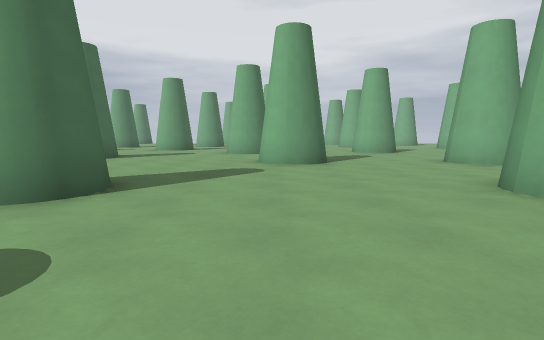
View 1 (above)

24 first-person views from a walk through a Godot game level. The camera is 1.2 m above the floor, tilts 6° down and sees 80° across. The floor is counted in squares, 2 m on a side. Each view is taken from the middle of a square. On the plan, view 1 faces up. The plan holds only what a view shows up to about 10 squares ahead; the rest is blank. The place goes on beyond the plan. Surface patterns are stand-ins for the level's own textures.

View 2
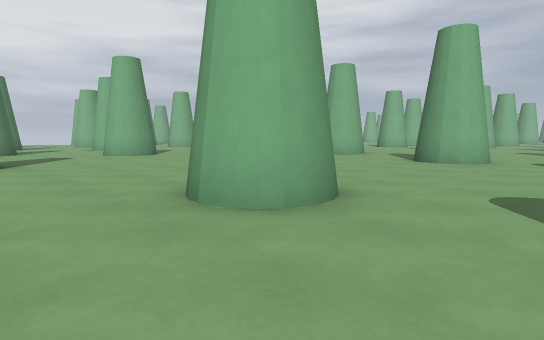

View 3
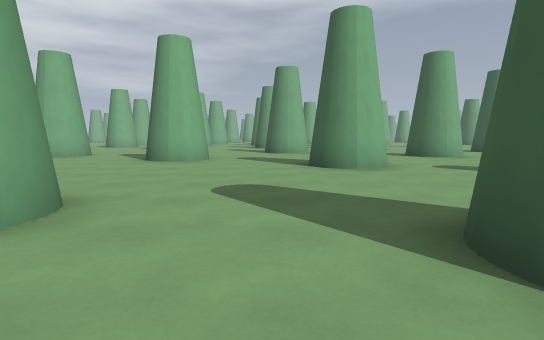

View 4
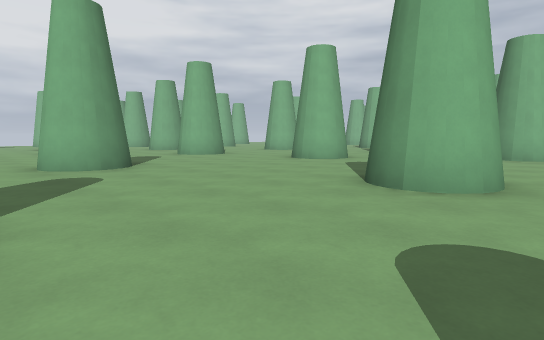

View 5
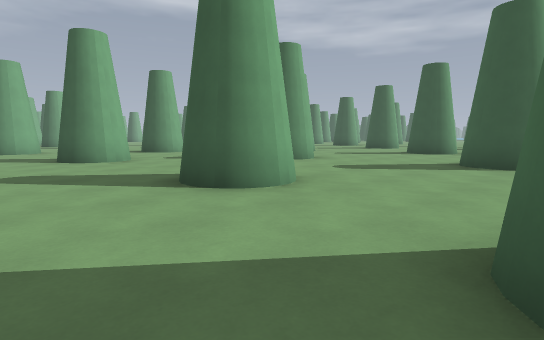

View 6
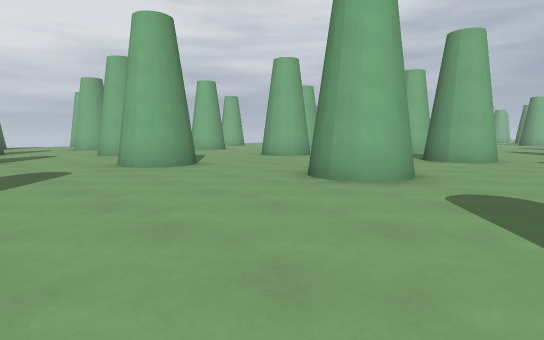

View 7
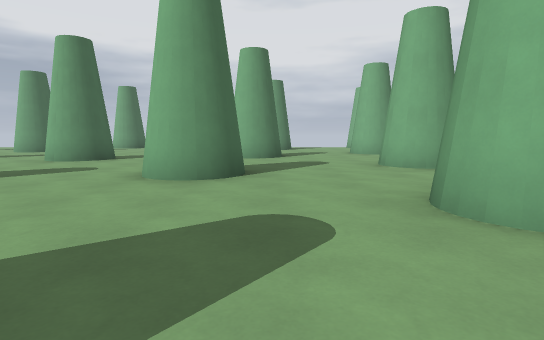

View 8
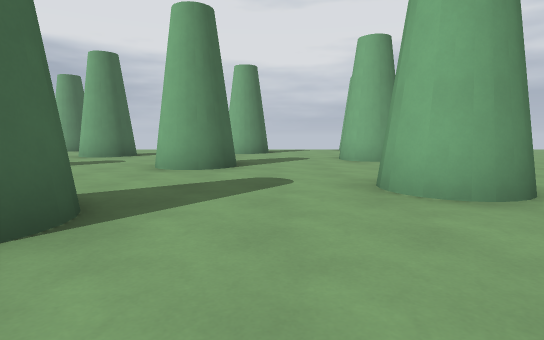

View 9
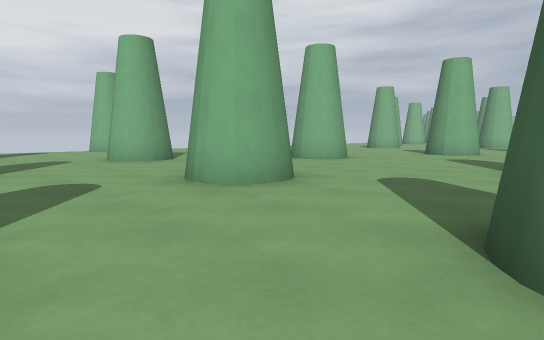

View 10
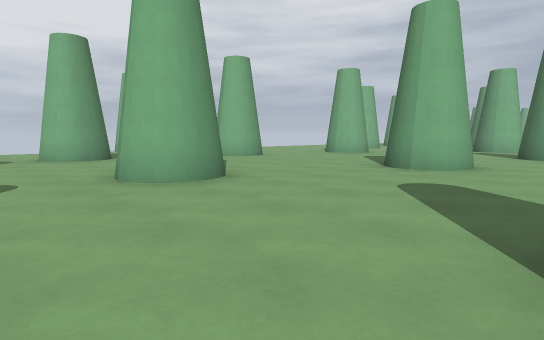

View 11
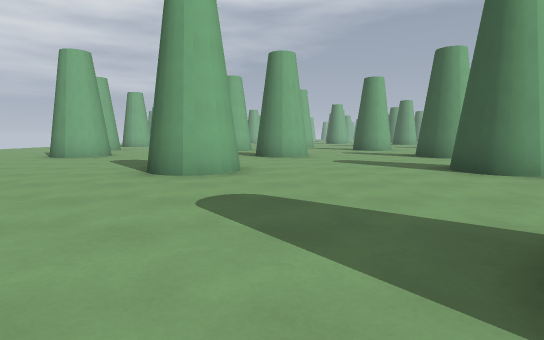

View 12
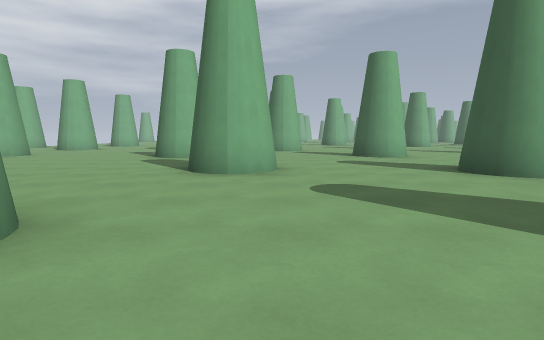

View 13
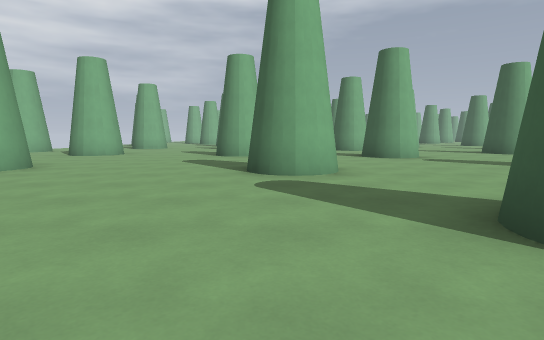

View 14
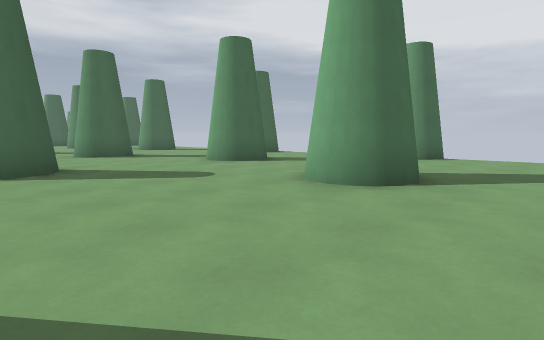

View 15
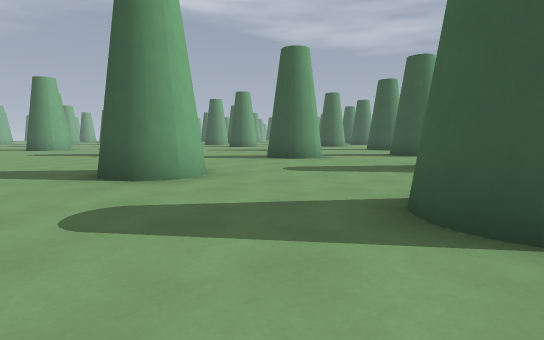

View 16
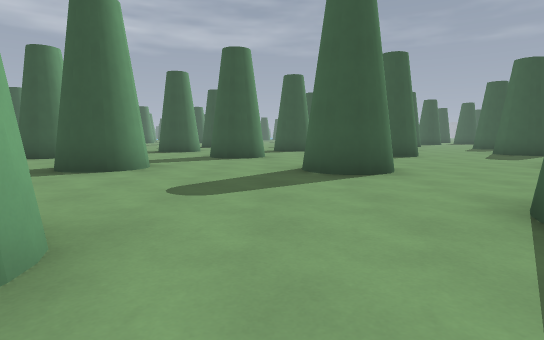

View 17
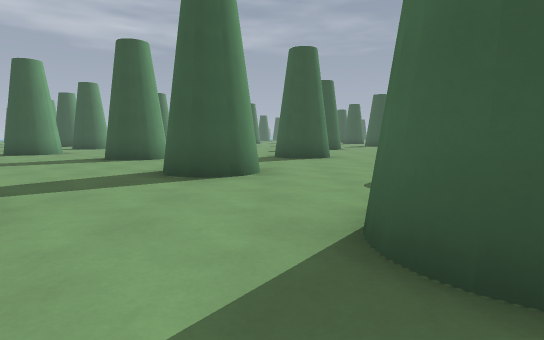

View 18
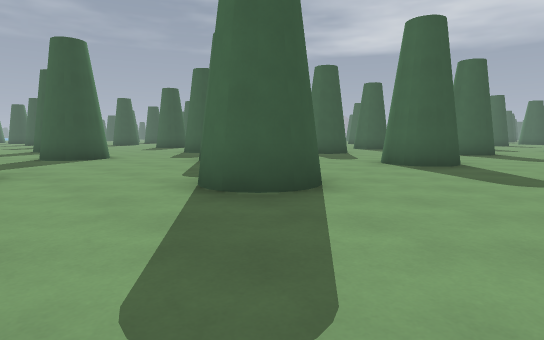

View 19
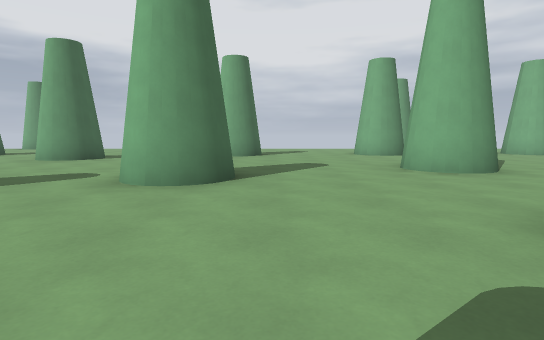

View 20
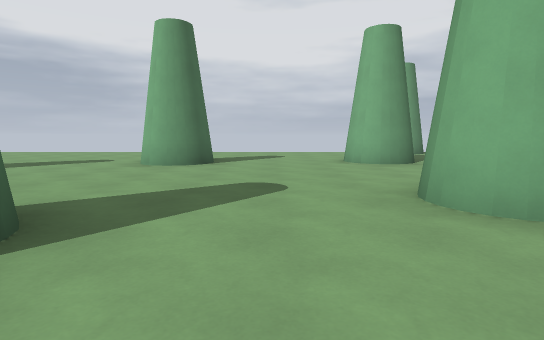

View 21
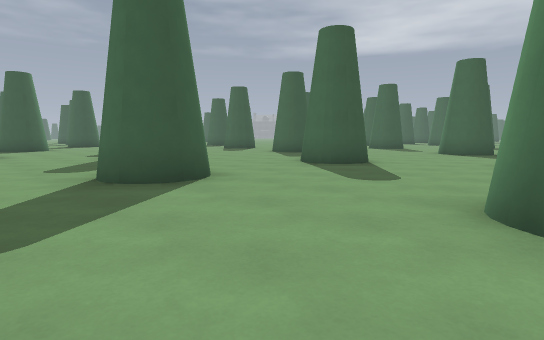

View 22
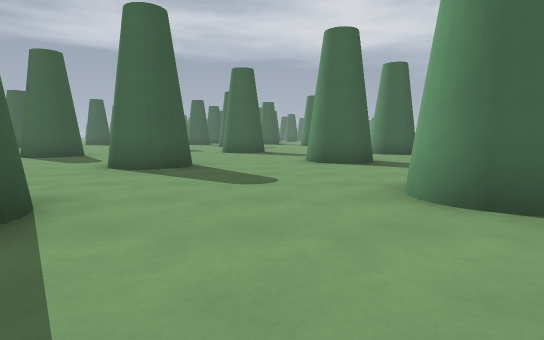

View 23
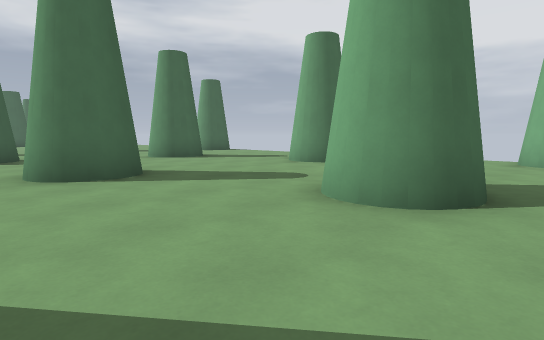

View 24
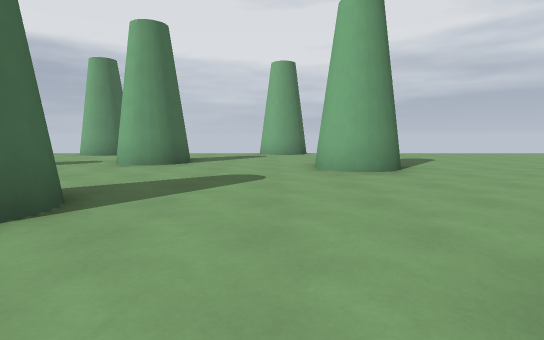

### Floor plan
Key: @ floor where view 1 was taken; # wall or solid block; x gap in a wall; . floor.
Columns run from 7 left of view 1 to 21 right of it. Each row starts with its distance up from view 1.
 22 #..........##...x......##...#
 21 #......##......##.......#...#
 20 .......##..........##........
 19 ... #..............##........
 18 ...##......##................
 17 ...........##...............#
 16 .......#.......# ......##....
 15 .......#.......##......##....
 14 ...#................#........
 13 ....................#......##
 12  .....#....#...............#
 11  .....#......................
 10  ..............##.......#....
  9  .#............   .##...#
  8  ......##...#..    ..........
  7 .......##...#................
  6 .....................#.......
  5 ..............   ...##...#...
  4 ....##....# ..  .............
  3 ....##....##.................
  2 .......................#....#
  1 #.............#...##...#....
  0 #......@##....      .........
 -1 ...##...#           ......#..
 -2  .... ......       ..#. .##..
 -3  ....   .....      ..     ...
 -4  .....#  ...#             ..
 -5  #....#    ..
 -6  #.....
 -7   ....
 -8    ..

Positions as (right, up) in squares from view 1, and headings:
1: (0, 0), facing up
2: (-5, 1), facing up-right
3: (-5, 1), facing right
4: (-7, 2), facing up-right
5: (-7, 2), facing down-right
6: (-4, 5), facing up-right
7: (-3, 9), facing up
8: (-2, 12), facing up
9: (-3, 12), facing up-right
10: (2, 13), facing up-right
11: (3, 14), facing right
12: (7, 13), facing right
13: (11, 16), facing right
14: (11, 17), facing up-left
15: (12, 12), facing down-right
16: (15, 11), facing down
17: (15, 7), facing down
18: (21, 8), facing down-left
19: (18, 11), facing up
20: (19, 14), facing up
21: (7, 12), facing down-left
22: (7, 10), facing left
23: (2, 17), facing up-left
24: (7, 15), facing up
